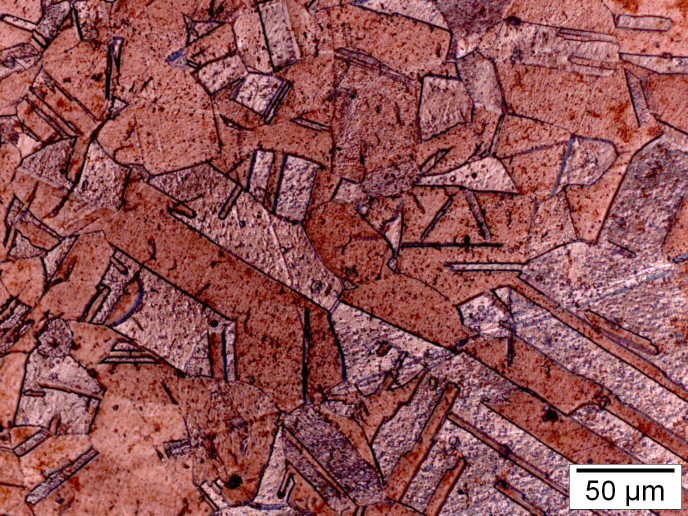
#> input picture im_ex_10.jpg, 1376 x 1032 px (shown at 1/2 size)
$ jupyter execute aula1.ipynb
#> lines starting #> are read from the running program, lines starting #| are printed output that depends on the picture
# Quantificação de imagens e histograma

## *Leonardo Sales Araujo*
### *PEMM/COPPE - Universidade Federal do Rio de Janeiro*

### A primeira parte consiste em carregar os módulos necessários

[cell 1]
#carrega os módulos necessários ao código
import cv2
import numpy as np
import matplotlib.pyplot as plt
import matplotlib.image as img

### Carrega-se a imagem original e coleta os dados de cada cor

[cell 2]
#carrega a imagem do subdiretorio "img"
imagem = cv2.imread('im_ex_10.jpg')
#> imagem is the input picture: shape (1032, 1376, 3); mean B, G, R 84.2, 83.2, 145.7
#o python carrega a imagem em BGR e deve ser convertida para RGB
imagem = cv2.cvtColor(imagem, cv2.COLOR_BGR2RGB)

#alternativamente, pode-se carregar a imagem com matplotlib
#imagem = plt.imread('img/im_ex_B_HRI.jpg')

vermelho=imagem[:,:,0]
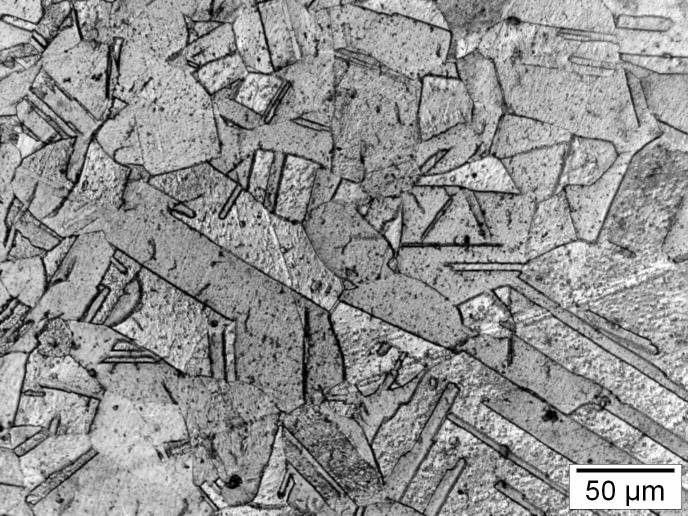
#> vermelho: shape (1032, 1376) (shown at 1/2 size); min 0, max 255, mean 145.7
verde=imagem[:,:,1]
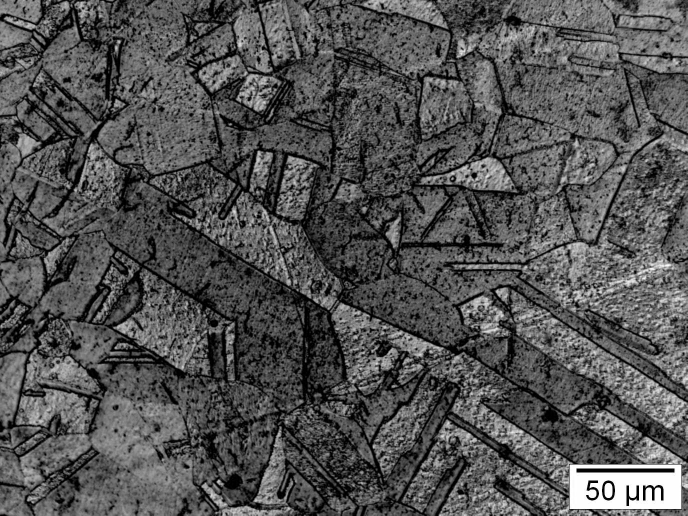
#> verde: shape (1032, 1376) (shown at 1/2 size); min 0, max 255, mean 83.2
azul=imagem[:,:,2]
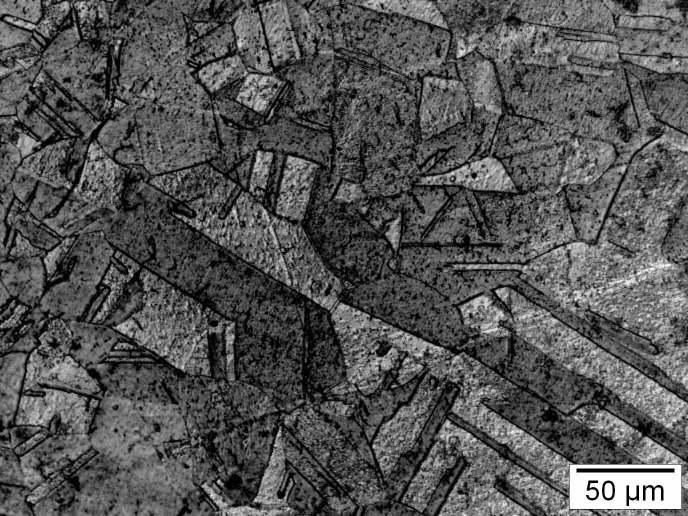
#> azul: shape (1032, 1376) (shown at 1/2 size); min 0, max 255, mean 84.2

### representa a figura e seus canais de cores

[cell 3]
#mostra a figura
plt.figure(1, figsize=(6,6),dpi=150)
plt.title('Imagem original \n (https://bit.ly/2MEN29B)')
plt.imshow(imagem)
#plt.xlim(3600,3800)
#plt.ylim(1800,2000)
plt.minorticks_on()
plt.grid(alpha=0.75,linestyle=':')
plt.show()

### Representa os canais de cores

[cell 4]
#representa os canais de cores
plt.figure(2, figsize=(9,3),dpi=150)
plt.subplot(131)
plt.imshow(azul,cmap='gray',vmin=0, vmax=255)
plt.title('Vermelho')

plt.subplot(132)
plt.imshow(verde,cmap='gray',vmin=0, vmax=255)
ax = plt.gca()
ax.axes.yaxis.set_ticklabels([])
plt.title('Verde')

plt.subplot(133)
plt.imshow(vermelho,cmap='gray',vmin=0, vmax=255)
ax = plt.gca()
ax.axes.yaxis.set_ticklabels([])
plt.title('Verde')

plt.show()
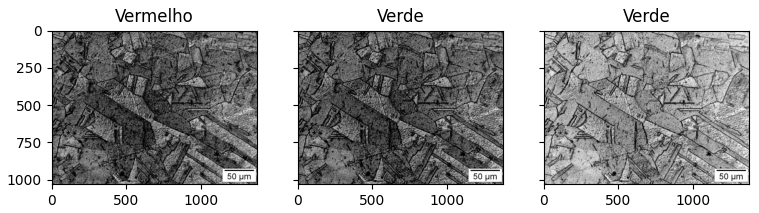
#> figure drawn by matplotlib, 3 panels

### Define uma área de interesse (ROI)

[cell 5]
#região de interesse (ROI)
#roi = im[y1:y2, x1:x2]
x=500
y=500
roi = imagem[y:y+10,x:x+10,:]
#divide os canais coloridos em R,G,B
rvm=roi[:,:,0]
rvd=roi[:,:,1]
raz=roi[:,:,2]

### Apresenta as imagens e os valores de vermelho, verde e azul de cada *pixel* dessa região

[cell 6]
plt.figure(3, figsize=(7,7),dpi=150)
tfe=8
plt.subplot(221)
plt.title('Pedaço da imagem')
plt.imshow(roi)
ax = plt.gca()
ax.set_xticks(np.arange(len(roi[0,:,0])))
ax.set_yticks(np.arange(len(roi[:,0,0])))
#plt.grid(alpha=0.75,linestyle=':')

plt.subplot(222)
plt.imshow(rvm,cmap='gray',vmin=0, vmax=255)
ax = plt.gca()
# Queremos mostrar todos os ticks...
ax.set_xticks(np.arange(len(roi[0,:,0])))
ax.set_yticks(np.arange(len(roi[:,0,0])))

# Loop over data dimensions and create text annotations.
for i in range(len(roi[:,0,0])):
    for j in range(len(roi[0,:,0])):
        text = ax.text(j, i, rvm[i, j],ha="center", va="center", color="r",fontsize=tfe)
#> this loop made 10 passes

plt.title("Tons vermelhos")


plt.subplot(223)
plt.imshow(rvd,cmap='gray',vmin=0, vmax=255)
ax = plt.gca()
# Queremos mostrar todos os ticks...
ax.set_xticks(np.arange(len(roi[0,:,0])))
ax.set_yticks(np.arange(len(roi[:,0,0])))

# Loop over data dimensions and create text annotations.
for i in range(len(roi[:,0,0])):
    for j in range(len(roi[0,:,0])):
        text = ax.text(j, i, rvd[i, j],ha="center", va="center", color="r",fontsize=tfe)

plt.title("Tons Verdes")


plt.subplot(224)
plt.imshow(raz,cmap='gray',vmin=0, vmax=255)
ax = plt.gca()
# Queremos mostrar todos os ticks...
ax.set_xticks(np.arange(len(roi[0,:,0])))
ax.set_yticks(np.arange(len(roi[:,0,0])))

# Loop over data dimensions and create text annotations.
for i in range(len(roi[:,0,0])):
    for j in range(len(roi[0,:,0])):
        text = ax.text(j, i, raz[i, j],ha="center", va="center", color="r",fontsize=tfe)

plt.title("Tons Azuis")

plt.show()
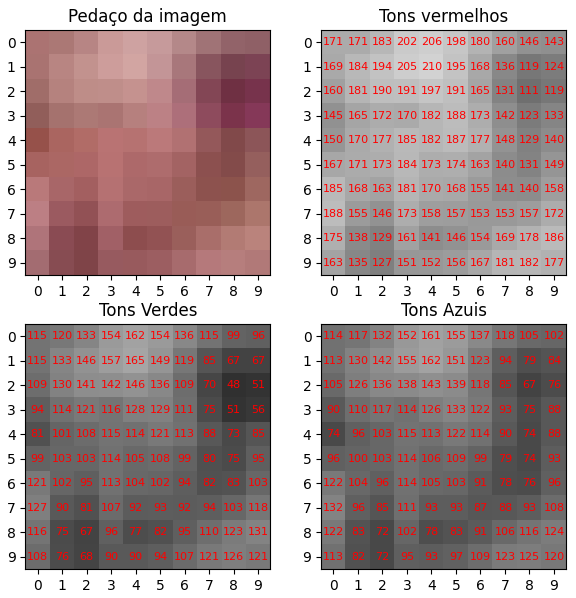
#> figure drawn by matplotlib, 4 panels

### Gera o histograma das cores

[cell 7]
#cria o histograma colorido
plt.figure(4,dpi=150)
plt.hist(imagem.ravel(), bins = 256, color = 'orange')
plt.hist(imagem[:,:,0].ravel(), bins = 256, color = 'red', alpha = 0.5)
plt.hist(imagem[:,:,1].ravel(), bins = 256, color = 'Green', alpha = 0.5)
plt.hist(imagem[:,:,2].ravel(), bins = 256, color = 'Blue', alpha = 0.5)
plt.xlabel('Valor de Intesidade')
plt.ylabel('Contagem')
plt.legend(['Total', 'Canal Vermelho', 'Canal Verde', 'Canal Azul'])
plt.show()
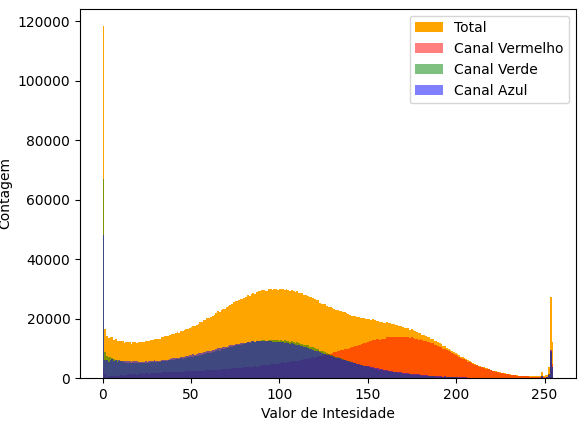
#> figure drawn by matplotlib, 1 panel; tallest bar 118351 high, from x = 0 to 0.996; tallest bar 13885 high, from x = 169.3 to 170.3; tallest bar 67101 high, from x = 0 to 0.996

### Converte a imagem em tons de cinza

[cell 8]
#carrega a imagem já em tons de cinza
cinza = cv2.cvtColor(imagem, cv2.COLOR_BGR2GRAY)
#mostra a figura
plt.figure(5, figsize=(6,6),dpi=150)
plt.title('Imagem em tons de cinza')
plt.imshow(cinza, cmap='gray',vmin=0, vmax=255)
plt.show()

### Constrói-se o histograma com escala linear e log da imagem em tons de cinza

[cell 9]
#determina o histograma da imagem em tons de cinza
histograma = cv2.calcHist([cinza],[0],None,[256], [0,256])
#> histograma = 256 values, max 13141 at index 101, min 23 at index 229, mean 5547

#mostra o histograma normal e log
plt.figure(6, figsize=(6, 6), dpi=150)
#hostograma normal
plt.subplot(211)
plt.hist(cinza.ravel(),256,[0,256],color = 'orange')
plt.xlim(-1, 257)
plt.ylabel('N')
plt.minorticks_on()
ax = plt.gca()
ax.axes.xaxis.set_ticklabels([])
plt.grid(alpha=0.75,linestyle=':')

#histograma log
plt.subplot(212)
plt.hist(cinza.ravel(),256,[0,256],color = 'blue')
plt.yscale('log')
plt.xlim(-1, 257)
plt.ylabel('log(N)')
plt.xlabel('intensidade')
plt.minorticks_on()
plt.grid(alpha=0.75,linestyle=':')
plt.show()
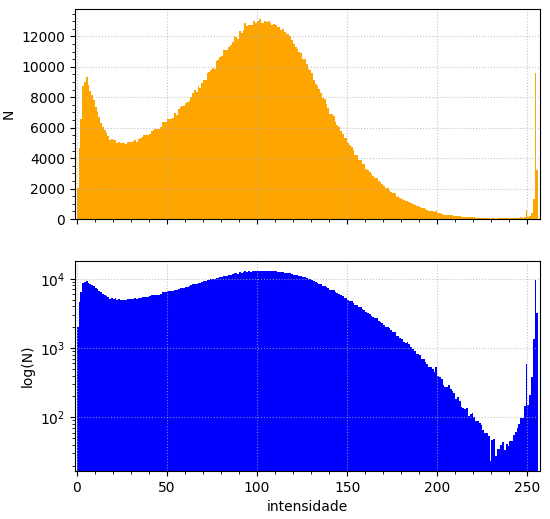
#> figure drawn by matplotlib, 2 panels; panel 2: tallest bar 13141 high, from x = 101 to 102

### Aplica-se o filtro de Gaussian blur à imagem

[cell 10]
#faz a mediana da imagem
blur_cinza = cv2.GaussianBlur(cinza,(5,5),0)
#determina o histograma
blur_histograma = cv2.calcHist([blur_cinza],[0],None,[256], [0,256])
#> blur_histograma = 256 values, max 14023 at index 97, min 13 at index 232, mean 5547

[cell 11]
#mostra a imagem
plt.figure(6, figsize=(6,6),dpi=150)
plt.imshow(blur_cinza, cmap='gray',vmin=0, vmax=255)
plt.title('Imagem com Gaussian Blur')
plt.show()

### Constrói-se o histograma com escala linear e log da imagem em tons de cinza da imagem modificada com o filtro

[cell 12]
#mostra o histograma normal e log
plt.figure(7, figsize=(6, 6), dpi=150)
#hostograma normal
plt.subplot(211)
plt.hist(blur_cinza.ravel(),256,[0,256],color = 'orange')
plt.xlim(-1, 257)
plt.ylabel('Contagem')
plt.minorticks_on()
ax = plt.gca()
ax.axes.xaxis.set_ticklabels([])
plt.grid(alpha=0.75,linestyle=':')

#histograma log
plt.subplot(212)
plt.hist(blur_cinza.ravel(),256,[0,256],color = 'blue')
plt.yscale('log')
plt.xlim(-1, 257)
plt.ylabel('log(Contagem)')
plt.xlabel('intensidade')
plt.minorticks_on()
plt.grid(alpha=0.75,linestyle=':')
plt.show()
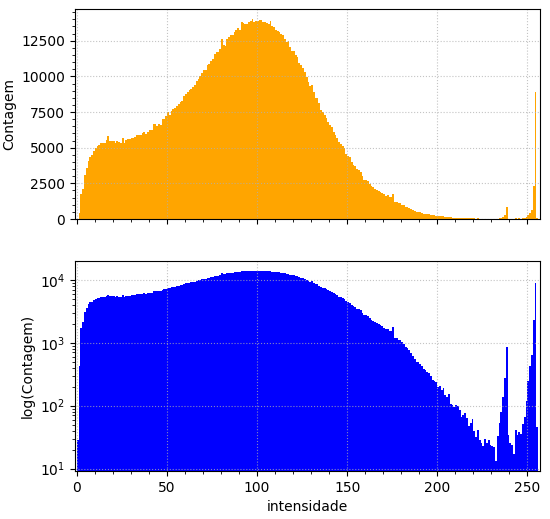
#> figure drawn by matplotlib, 2 panels; panel 2: tallest bar 14023 high, from x = 97 to 98

$ run again, with im_ex_03.jpg copied over im_ex_10.jpg
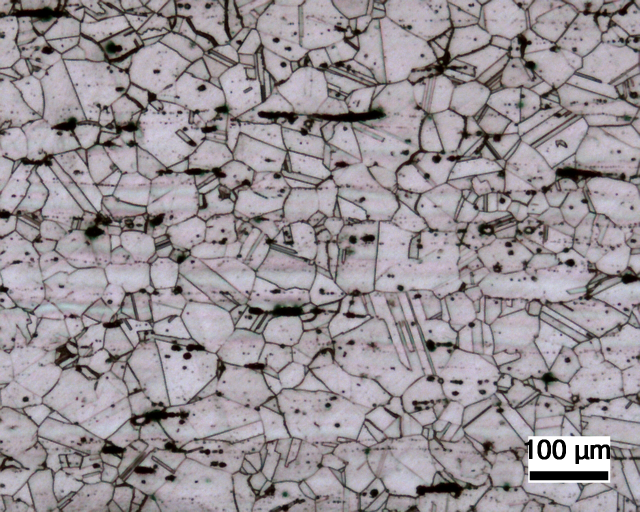
#> input picture im_ex_03.jpg, 1280 x 1024 px (shown at 1/2 size)
#> imagem is the input picture: shape (1024, 1280, 3); mean B, G, R 150.4, 145.5, 152.4
#> the loop `for i in range(len(roi[:,0,0])):` made 10 passes
#> `plt.show()`:
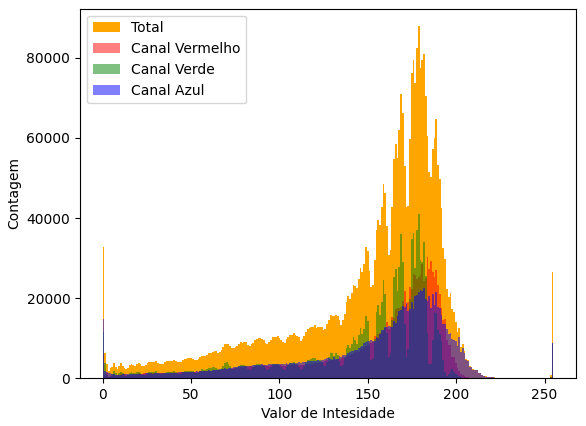
#> figure drawn by matplotlib, 1 panel; tallest bar 87909 high, from x = 178.3 to 179.3; tallest bar 30168 high, from x = 183.3 to 184.3; tallest bar 41051 high, from x = 178.3 to 179.3
#> histograma = 256 values, max 30508 at index 180, min 0 at index 232, mean 5120
#> blur_histograma = 256 values, max 26859 at index 181, min 12 at index 217, mean 5120
#> `plt.show()`:
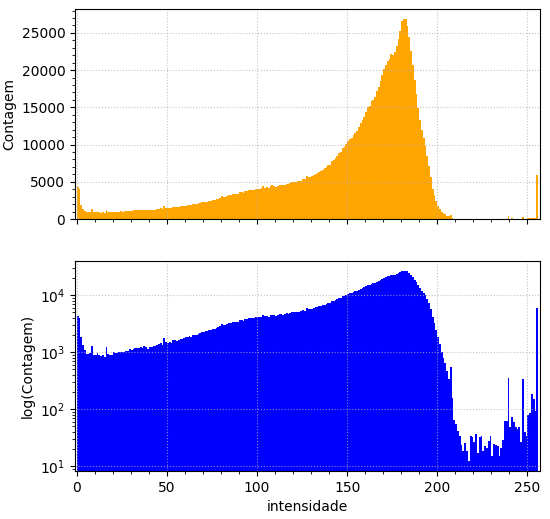
#> figure drawn by matplotlib, 2 panels; panel 2: tallest bar 26859 high, from x = 181 to 182
